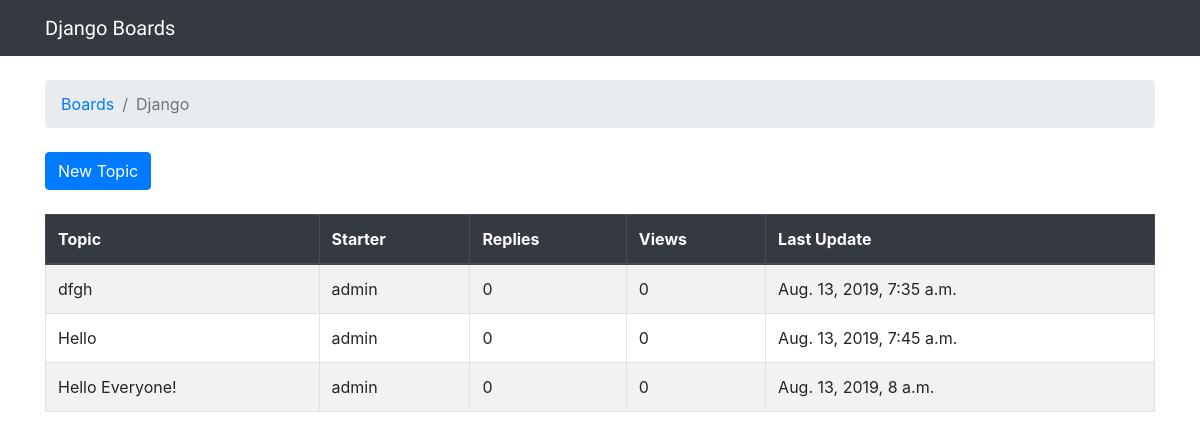
The app's page /boards/1/, older data.
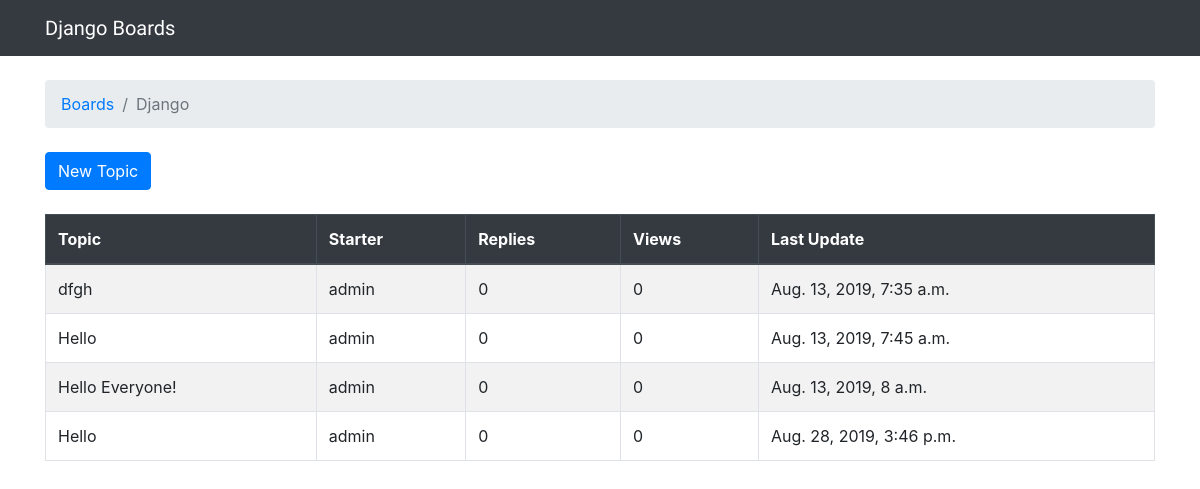
The same page, newer data.
### boards/models.py (models this page shows, shortened)
class Board(models.Model):
    name = models.CharField(max_length=30, unique=True)
    description = models.CharField(max_length=100)

class Topic(models.Model):
    subject = models.CharField(max_length=255)
    last_updated = models.DateTimeField(auto_now_add=True)
    board = models.ForeignKey(Board, on_delete=models.CASCADE, related_name='topics')
    starter = models.ForeignKey(User, on_delete=models.CASCADE, related_name='topics')

### boards/views.py (the view)
# urls.py: re_path('boards/(?P<pk>\d+)/$', views.board_topics, name='board_topics'),
def board_topics(request, pk):
    board = get_object_or_404(Board, pk=pk)
    return render(request, 'topics.html', {'board': board})

### templates/topics.html (shortened to what this page needs)
{% extends 'base.html' %}
{% block breadcrumb %}
  <li class="breadcrumb-item"><a href="{% url 'home' %}">Boards</a></li>
  <li class="breadcrumb-item active">{{ board.name }}</li>
{% endblock %}
{% block content %}
<div class="mb-4">
  <a href="{% url 'new_topic' board.pk %}" class="btn btn-primary">New Topic</a>
</div>
<table class="table table-bordered table-striped">
    <thead class="thead-dark">
    <tr>
        <th>Topic</th>
        <th>Starter</th>
        <th>Replies</th>
        <th>Views</th>
        <th>Last Update</th>
    </tr>
    </thead>
    <tbody>
    {% for topic in board.topics.all %}
    <tr>
        <td>{{topic.subject}}</td>
        <td>{{topic.starter.username}}</td>
        <td class="align-middle">0</td>
        <td class="align-middle">0</td>
        <td>{{topic.last_updated}}</td>
    </tr>
    {% endfor %}
    </tbody>
</table>
{% endblock %}

### templates/base.html (shortened to what this page needs)
{% load static %}<!DOCTYPE html>
<html lang="en">
<head>
    <link rel="stylesheet" href="{% static 'css/bootstrap.min.css' %}">
    <link rel="stylesheet" href="{% static 'css/app.css' %}">
</head>
<body>
    {% block body %}
    <nav class="navbar navbar-expand-lg navbar-dark bg-dark">
        <div class="container">
            <a class="navbar-brand" href="{% url 'home' %}">Django Boards</a>
            <div class="collapse navbar-collapse" id="mainMenu">
                <ul class="navbar-nav ml-auto">
                    <li class="nav-item">
                        <a class="nav-link" href="#">{{ user.username }}</a>
                    </li>
                </ul>
            </div>
        </div>
    </nav>
    <div class="container">
        <ol class="breadcrumb my-4">
            {% block breadcrumb %}
            {% endblock %}
        </ol>
        {% block content %}
        {% endblock %}
    </div>
    {% endblock body%}
</body>
</html>

### static/css/app.css (style rules this page uses)
.navbar-brand { font-family: 'Lacquer', sans-serif; }

Row changes from the older to the newer data that the page shows:
added Topic: subject "Hello", starter.username "admin", last_updated "Aug. 28, 2019, 3:46 p.m."
